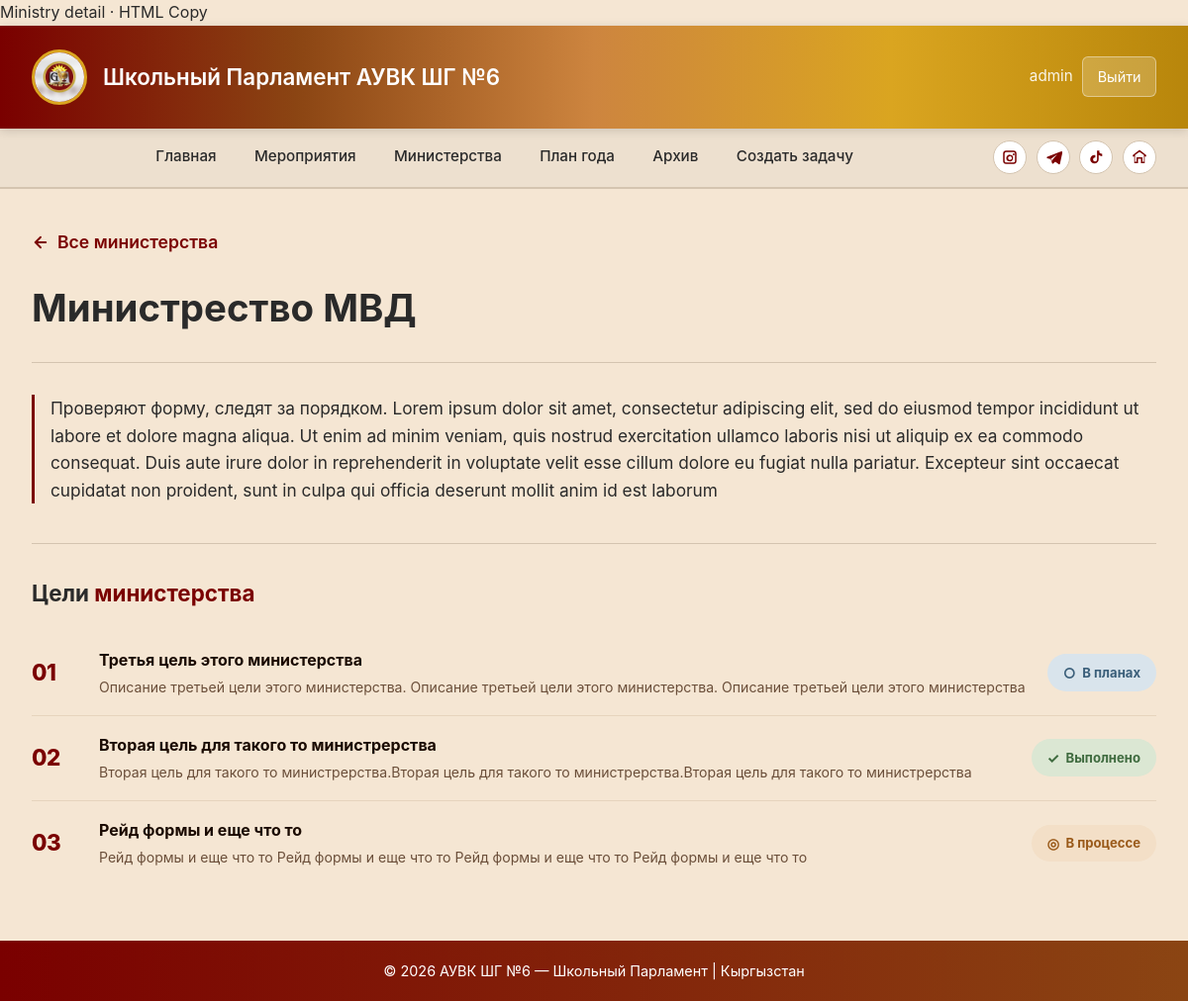
/events/ministries/2/ (signed in), run on the app's committed database.
### apps/users/models.py (models this page shows)
class CustomUser(AbstractUser):
    email = models.EmailField(
        unique=True,
    )
    USERNAME_FIELD = 'email'
    REQUIRED_FIELDS = ['username']
    is_minister = models.BooleanField(default=False)
    is_member = models.BooleanField(default=False)
    school_class = models.CharField(
        max_length=10,
        blank=True,
        null=True,
        verbose_name="Класс"
    )
    ministry = models.ForeignKey(
        Ministries,
        on_delete=models.SET_NULL,
        null=True,
        blank=True,
        related_name="users",
    )

### apps/ministries/models.py (models this page shows, shortened)
class Ministries(models.Model):
    name = models.CharField(max_length=50,blank=False,null=False)
    description = models.TextField(blank=False)
    image = models.ImageField(upload_to='images',blank=True)
    class Meta:
        verbose_name = 'Министерство'
        verbose_name_plural = 'Министерства'

class MinistryGoals(models.Model):
    name = models.CharField(max_length=100,blank=False)
    description = models.TextField(max_length=150,blank=False)
    status = models.CharField(max_length=20,choices=Status.choices,default=Status.TODO)
    ministry = models.ForeignKey(Ministries,on_delete=models.CASCADE,blank=False,related_name='goals')
    created_at = models.DateTimeField(auto_now_add=True)
    class Meta:
        verbose_name = 'Цели министерства'
        verbose_name_plural = 'Цели министерств'
        ordering = ['-created_at']

### apps/events/views.py (the view)
# urls.py: path("ministries/<int:ministry_id>/", views.ministry_detail, name="ministry_detail"),
def ministry_detail(request,ministry_id):
    ministry = get_object_or_404(Ministries,id=ministry_id)
    goals = ministry.goals.all()
    return render(request,'events/ministry_detail.html',{"ministry":ministry,"goals":goals})

### templates/events/ministry_detail.html (shortened to what this page needs)
{% extends "base_parlament.html" %}
{% load static %}
{% block content %}
<a href="{% url 'ministries_list' %}" class="back-link">
    <svg width="18" height="18" viewBox="0 0 24 24" fill="none" stroke="currentColor" stroke-width="2.5" stroke-linecap="round" stroke-linejoin="round">
        <line x1="19" y1="12" x2="5" y2="12"/>
        <polyline points="12 19 5 12 12 5"/>
    </svg>
    Все министерства
</a>
<div class="ministry-header">
    <h1>{{ ministry.name }}</h1>
    <hr class="section-divider">
    <p class="ministry-desc">{{ ministry.description }}</p>
</div>
<hr class="section-divider">
<div class="goals-section-title">Цели <span>министерства</span></div>
<div class="goals-list">
    {% for goal in goals %}
    <div class="goal-item">
        <div class="goal-number">{{ forloop.counter|stringformat:"02d" }}</div>
        <div class="goal-left">
            <div class="goal-name">{{ goal.name }}</div>
            <div class="goal-description">{{ goal.description }}</div>
        </div>
        <div class="goal-status
            {% if goal.status == 'todo' %}status-todo
            {% elif goal.status == 'in_progress' %}status-inprogress
            {% else %}status-done{% endif %}">
            {% if goal.status == 'todo' %}
                <span class="status-icon">○</span> В планах
            {% elif goal.status == 'in_progress' %}
                <span class="status-icon">◎</span> В процессе
            {% else %}
                <span class="status-icon">✓</span> Выполнено
            {% endif %}
        </div>
    </div>
    {% empty %}
    <p class="no-goals">Цели пока не добавлены.</p>
    {% endfor %}
</div>
{% endblock %}

### templates/base_parlament.html (shortened to what this page needs)
{% load static %}
<!DOCTYPE html>
<html lang="ru">
<head>
</head>
<body>
<header>
    <div class="wrap header-line">
        <div class="logo-section">
            <div class="logo"><img src="{% static 'logo.jpg' %}" alt="АУВК ШГ №6"></div>
            <h1>Школьный Парламент АУВК ШГ №6</h1>
        </div>
        <div class="auth">
            {% if request.user.is_authenticated %}
                <span>{{ request.user.username }}</span>
                <a class="btn secondary" href="{% url 'logout' %}">Выйти</a>
            {% else %}
                <a class="btn secondary" href="{% url 'login' %}">Войти</a>
            {% endif %}
        </div>
    </div>
</header>
<nav>
    <div class="wrap">
        <div class="nav-line">
            <ul class="nav-menu">
                <li><a href="{% url 'index' %}" {% if request.resolver_match.url_name == 'index' %}class="active"{% endif %}>Главная</a></li>
                <li><a href="{% url 'events_list_public' %}" {% if request.resolver_match.url_name == 'events_list_public' %}class="active"{% endif %}>Мероприятия</a></li>
                <li><a href="{% url 'ministries_list' %}" {% if request.resolver_match.url_name == 'ministries_list' %}class="active"{% endif %}>Министерства</a></li>
                <li><a href="{% url 'year_plan' %}" {% if request.resolver_match.url_name == 'year_plan' %}class="active"{% endif %}>План года</a></li>
                <li><a href="{% url 'archive_list' %}" {% if request.resolver_match.url_name == 'archive_list' %}class="active"{% endif %}>Архив</a></li>
                {% if request.user.is_authenticated and request.user.is_minister or request.user.is_staff %}
                    <li><a href="{% url 'eventslist_view' %}" {% if request.resolver_match.url_name == 'eventslist_view' %}class="active"{% endif %}>Создать задачу</a></li>
                {% endif %}
            </ul>
            <div class="social-links">
                <a href="https://instagram.com/" target="_blank" rel="noopener noreferrer" aria-label="Instagram" title="Instagram">
                </a>
                <a href="https://t.me/" target="_blank" rel="noopener noreferrer" aria-label="Telegram" title="Telegram">
                    <svg viewBox="0 0 24 24"><path d="M21.8 4.3L3.8 11.3a1 1 0 0 0 .1 1.9l4.6 1.4 1.8 5.4a1 1 0 0 0 1.6.4l2.7-2.5 4.7 3.5a1 1 0 0 0 1.6-.6l3.2-14.5a1 1 0 0 0-1.3-1.9zM9.1 13.9l8.2-6.1-6.4 7.4-.2 2.9-1.2-3.4-2.7-.8z"/></svg>
                </a>
                <a href="https://www.tiktok.com/" target="_blank" rel="noopener noreferrer" aria-label="TikTok" title="TikTok">
                    <svg viewBox="0 0 24 24"><path d="M16.7 5.7c1 1 2.3 1.6 3.7 1.7v3.1c-1.7 0-3.3-.5-4.7-1.5v5.7a5.7 5.7 0 1 1-5.7-5.7c.4 0 .8 0 1.2.1v3.2a2.7 2.7 0 1 0 2.3 2.7V3h3.2a5.1 5.1 0 0 0 0 2.7z"/></svg>
                </a>
                <a href="https://example.com/" target="_blank" rel="noopener noreferrer" aria-label="Сайт школы" title="Сайт школы">
                    <svg viewBox="0 0 24 24"><path d="M12 2l9 7v2h-2v9h-5v-6H10v6H5v-9H3V9l9-7zm0 2.6L6 9v9h2v-6h8v6h2V9l-6-4.4z"/></svg>
                </a>
            </div>
        </div>
    </div>
</nav>
<main class="main">
    <div class="wrap">
        {% block content %}{% endblock %}
    </div>
</main>
<footer>
    <p>&copy; 2026 АУВК ШГ №6 — Школьный Парламент | Кыргызстан</p>
</footer>
</body>
</html>

### templates/base_parlament.html (style rules this page uses)
* { margin: 0; padding: 0; box-sizing: border-box; }
body { font-family: -apple-system, BlinkMacSystemFont, 'Segoe UI', Roboto, Arial, sans-serif; background: #f5e6d3; color: #2a2a2a; line-height: 1.6; }
header { background: linear-gradient(90deg, #7A0000 0%, #8B4513 25%, #CD853F 50%, #DAA520 75%, #B8860B 100%); color: white; padding: 1.5rem 0; box-shadow: 0 2px 10px rgba(0,0,0,0.15); position: sticky; top: 0; z-index: 100; }
.wrap { max-width: 1200px; margin: 0 auto; padding: 0 2rem; }
.header-line { display: flex; align-items: center; justify-content: space-between; gap: 1rem; }
.logo-section { display: flex; align-items: center; gap: 1rem; }
.logo { width: 56px; height: 56px; border-radius: 50%; overflow: hidden; border: 3px solid #DAA520; flex-shrink: 0; }
.logo img { width: 100%; height: 100%; object-fit: cover; }
.logo-section h1 { font-size: 1.4rem; font-weight: 600; }
.auth { display: flex; gap: .6rem; align-items: center; }
.auth span { font-size: .95rem; opacity: .9; }
.btn { display: inline-block; padding: .5rem .9rem; border: none; border-radius: 6px; background: #7A0000; color: white; text-decoration: none; cursor: pointer; font-size: .9rem; transition: background .2s; }
.btn.secondary { background: rgba(255,255,255,0.2); border: 1px solid rgba(255,255,255,0.4); }
nav { background: #ede0cf; border-bottom: 2px solid #d4c4b0; position: sticky; top: 88px; z-index: 99; }
.nav-line { display: flex; align-items: center; gap: 1rem; }
.nav-menu { flex: 1; display: flex; flex-wrap: wrap; list-style: none; justify-content: center; }
.nav-menu a { display: block; padding: 1rem 1.2rem; color: #2a2a2a; text-decoration: none; font-weight: 500; font-size: .95rem; border-bottom: 3px solid transparent; transition: all .25s; white-space: nowrap; }
.social-links { display: flex; gap: .6rem; align-items: center; flex-shrink: 0; }
.social-links a { display: inline-flex; align-items: center; justify-content: center; width: 34px; height: 34px; border-radius: 50%; background: #fff; color: #7A0000; border: 1px solid #d4c4b0; transition: transform .2s, box-shadow .2s; }
.social-links svg { width: 18px; height: 18px; fill: currentColor; }
.main { padding: 2.5rem 0 3.5rem; }
footer { background: linear-gradient(90deg, #7A0000 0%, #8B4513 100%); color: white; text-align: center; padding: 1.2rem; font-size: .9rem; }

### templates/events/ministry_detail.html (style rules this page uses)
.back-link { display: inline-flex; align-items: center; gap: .5rem; text-decoration: none; color: #7A0000; font-weight: 600; font-size: 1.1rem; margin-bottom: 1.8rem; transition: gap .2s; }
.ministry-header { margin-bottom: 2.5rem; }
.ministry-header h1 { font-size: 2.4rem; font-weight: 700; color: #2a2a2a; line-height: 1.2; margin-bottom: .6rem; }
.ministry-desc { border-left: 3px solid #7A0000; padding-left: 1rem; font-size: 1.08rem }
.section-divider { border: none; border-top: 1px solid #d4c4b0; margin: 2rem 0; }
.goals-section-title { font-size: 1.4rem; font-weight: 700; color: #2a2a2a; margin-bottom: 1.2rem; }
.goals-section-title span { color: #7A0000; }
.goals-list { display: flex; flex-direction: column; counter-reset: goal-counter; }
.goal-item { display: grid; grid-template-columns: 52px 1fr auto; align-items: center; padding: 1.1rem 0; border-bottom: 1px solid #e6d4bd; gap: 0 1rem; }
.goal-item:last-child { border-bottom: none; }
.goal-number { font-size: 1.4rem; font-weight: 800; color: #7A0000; letter-spacing: -.02em; }
.goal-left { display: flex; flex-direction: column; gap: .2rem; }
.goal-name { font-size: 1rem; font-weight: 700; color: #1a0a00; }
.goal-description { font-size: .88rem; color: #6b4f3a; font-weight: 400; line-height: 1.5; }
.goal-status { display: inline-flex; align-items: center; gap: .4rem; font-size: .82rem; font-weight: 700; padding: .45rem 1rem; border-radius: 20px; white-space: nowrap; }
.status-icon { font-size: .9rem; }
.goal-status.status-todo { background: #d9e4ec; color: #3b5f7a; }
.goal-status.status-inprogress { background: #f3dfc7; color: #9a5a1a; }
.goal-status.status-done { background: #dbe7d3; color: #3f6b3f; }

### data on the page
CustomUser: user.username "admin"
Ministries: name "Министрество МВД", description "Проверяют форму, следят за порядком. Lorem ipsum dolor sit amet, consectetur adipiscing elit, sed do eiusmod tempor incididunt ut labore et dolore magna aliqua. Ut enim ad minim veniam, quis nostrud exercitation ullamco laboris nisi ut aliquip ex ea commodo consequat. Duis aute irure dolor in reprehenderit in voluptate velit esse cillum dolore eu fugiat nulla pariatur. Excepteur sint occaecat cupidatat non proident, sunt in culpa qui officia deserunt mollit anim id est laborum"
MinistryGoals: name "Третья цель этого министерства", description "Описание третьей цели этого министерства. Описание третьей цели этого министерства. Описание третьей цели этого министерства", status "В планах"
MinistryGoals: name "Вторая цель для такого то министрерства", description "Вторая цель для такого то министрерства.Вторая цель для такого то министрерства.Вторая цель для такого то министрерства", status "Выполнено"
MinistryGoals: name "Рейд формы и еще что то", description "Рейд формы и еще что то Рейд формы и еще что то Рейд формы и еще что то Рейд формы и еще что то", status "В процессе"
